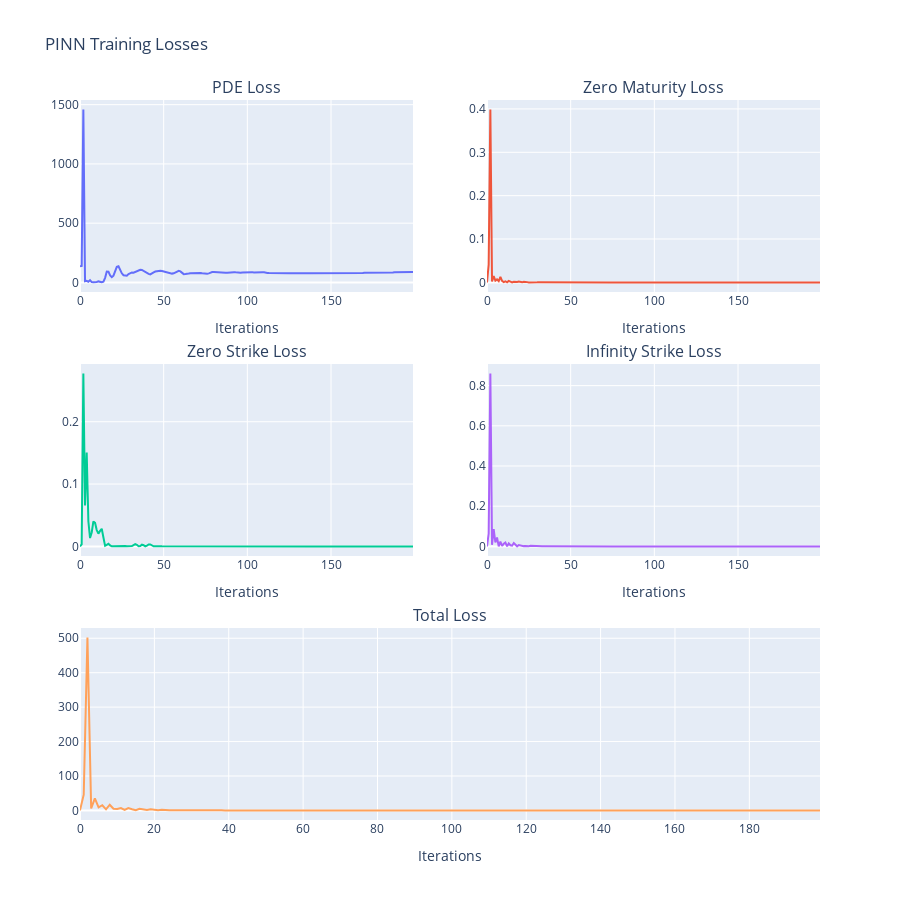

Source (notebook cell):
### Code cell
hidden_dim = 64
n_layers = 8
batch_size = 100
pde_loss_coefficient = 650.0 * 1e-7
maturity_zero_loss_coefficient = 800.0
strike_zero_loss_coefficient = 40.0
strike_infinity_loss_coefficient = 200.0
pre_train_learning_rate = 1e-3
fine_tune_learning_rate = 1e-2
pre_train_epochs = 200
fine_tune_epochs = 200
maturity_min = maturity_time_list.min()
maturity_max = maturity_time_list.max()
strike_min = strike_price_list.min()
strike_max = strike_price_list.max()
volatility_mean = np.mean(sampled_volatilities)
volatility_std = np.std(sampled_volatilities)
strike_infinity = 2.5
device = 'cpu'

# Initialize the DupirePINNTrainer class
pinn_trainer_ = DupirePINNTrainer(
    hidden_dim=hidden_dim,
    n_layers=n_layers,
    batch_size=batch_size,
    pde_loss_coefficient=pde_loss_coefficient,
    maturity_zero_loss_coefficient=maturity_zero_loss_coefficient,
    strike_zero_loss_coefficient=strike_zero_loss_coefficient,
    strike_infinity_loss_coefficient=strike_infinity_loss_coefficient,
    pre_train_learning_rate=pre_train_learning_rate,
    fine_tune_learning_rate=fine_tune_learning_rate,
    pre_train_epochs=pre_train_epochs,
    fine_tune_epochs=fine_tune_epochs,
    maturity_min=maturity_min,
    maturity_max=maturity_max,
    strike_min=strike_min,
    strike_max=strike_max,
    volatility_mean=volatility_mean,
    volatility_std=volatility_std,
    maturity_time_list=maturity_time_list,
    strike_price_list=strike_price_list,
    strike_std=strike_std,
    maturity_std=maturity_std,
    constant_volatility=constant_volatility,
    strike_infinity=strike_infinity,
    device=device
)

pinn_trainer_.load_model()

pinn_trainer_.fine_tune(
    sampled_surface_coefficients=fine_tune_surface_coefficients,
)

loss_history = pd.DataFrame(pinn_trainer_.fine_tune_loss_history)

# Create a subplot figure with 2x2 grid for individual losses, and a third row spanning the entire width for total loss
fig = make_subplots(
    rows=3, cols=2,
    subplot_titles=("PDE Loss", "Zero Maturity Loss", "Zero Strike Loss", "Infinity Strike Loss", "Total Loss"),
    specs=[[{'type': 'scatter'}, {'type': 'scatter'}],
           [{'type': 'scatter'}, {'type': 'scatter'}],
           [{'colspan': 2, 'type': 'scatter'}, None]],
    vertical_spacing=0.1,
    horizontal_spacing=0.1
)

# Add traces for individual losses
fig.add_trace(go.Scatter(x=loss_history.index, y=loss_history["PDE Loss"], mode="lines", name="PDE Loss"), row=1, col=1)
fig.add_trace(go.Scatter(x=loss_history.index, y=loss_history["Zero Maturity Loss"], mode="lines", name="Zero Maturity Loss"), row=1, col=2)
fig.add_trace(go.Scatter(x=loss_history.index, y=loss_history["Zero Strike Loss"], mode="lines", name="Zero Strike Loss"), row=2, col=1)
fig.add_trace(go.Scatter(x=loss_history.index, y=loss_history["Infinity Strike Loss"], mode="lines", name="Infinity Strike Loss"), row=2, col=2)

# Add a trace for the total loss spanning the entire third row
fig.add_trace(go.Scatter(x=loss_history.index, y=loss_history["Total Loss"], mode="lines", name="Total Loss"), row=3, col=1)

# Update the layout to include 'Iterations' as the x-axis name for each subplot
fig.update_xaxes(title_text="Iterations", row=1, col=1)
fig.update_xaxes(title_text="Iterations", row=1, col=2)
fig.update_xaxes(title_text="Iterations", row=2, col=1)
fig.update_xaxes(title_text="Iterations", row=2, col=2)
fig.update_xaxes(title_text="Iterations", row=3, col=1)  # The third row spans two columns

# Update the layout
fig.update_layout(height=900, width=900, title_text="PINN Training Losses", showlegend=False)

# Show the plot
fig.show()

### Figure 1 — Plotly figure (JSON) as saved in the notebook; plotly's stock layout.template omitted (floating-point values rounded to 4 significant figures; data arrays with more than 128 entries replaced by an {"elided": "..."} marker saying what was removed)
{"data": [{"mode": "lines", "name": "PDE Loss", "type": "scatter", "x": {"elided": "200 int values"}, "xaxis": "x", "y": {"elided": "200 float values"}, "yaxis": "y"}, {"mode": "lines", "name": "Zero Maturity Loss", "type": "scatter", "x": {"elided": "200 int values"}, "xaxis": "x2", "y": {"elided": "200 float values"}, "yaxis": "y2"}, {"mode": "lines", "name": "Zero Strike Loss", "type": "scatter", "x": {"elided": "200 int values"}, "xaxis": "x3", "y": {"elided": "200 float values"}, "yaxis": "y3"}, {"mode": "lines", "name": "Infinity Strike Loss", "type": "scatter", "x": {"elided": "200 int values"}, "xaxis": "x4", "y": {"elided": "200 float values"}, "yaxis": "y4"}, {"mode": "lines", "name": "Total Loss", "type": "scatter", "x": {"elided": "200 int values"}, "xaxis": "x5", "y": {"elided": "200 float values"}, "yaxis": "y5"}], "layout": {"annotations": [{"font": {"size": 16}, "showarrow": false, "text": "PDE Loss", "x": 0.225, "xanchor": "center", "xref": "paper", "y": 1, "yanchor": "bottom", "yref": "paper"}, {"font": {"size": 16}, "showarrow": false, "text": "Zero Maturity Loss", "x": 0.775, "xanchor": "center", "xref": "paper", "y": 1, "yanchor": "bottom", "yref": "paper"}, {"font": {"size": 16}, "showarrow": false, "text": "Zero Strike Loss", "x": 0.225, "xanchor": "center", "xref": "paper", "y": 0.6333, "yanchor": "bottom", "yref": "paper"}, {"font": {"size": 16}, "showarrow": false, "text": "Infinity Strike Loss", "x": 0.775, "xanchor": "center", "xref": "paper", "y": 0.6333, "yanchor": "bottom", "yref": "paper"}, {"font": {"size": 16}, "showarrow": false, "text": "Total Loss", "x": 0.5, "xanchor": "center", "xref": "paper", "y": 0.2667, "yanchor": "bottom", "yref": "paper"}], "height": 900, "showlegend": false, "title": {"text": "PINN Training Losses"}, "width": 900, "xaxis": {"anchor": "y", "domain": [0, 0.45], "title": {"text": "Iterations"}}, "xaxis2": {"anchor": "y2", "domain": [0.55, 1], "title": {"text": "Iterations"}}, "xaxis3": {"anchor": "y3", "domain": [0, 0.45], "title": {"text": "Iterations"}}, "xaxis4": {"anchor": "y4", "domain": [0.55, 1], "title": {"text": "Iterations"}}, "xaxis5": {"anchor": "y5", "domain": [0, 1], "title": {"text": "Iterations"}}, "yaxis": {"anchor": "x", "domain": [0.7333, 1]}, "yaxis2": {"anchor": "x2", "domain": [0.7333, 1]}, "yaxis3": {"anchor": "x3", "domain": [0.3667, 0.6333]}, "yaxis4": {"anchor": "x4", "domain": [0.3667, 0.6333]}, "yaxis5": {"anchor": "x5", "domain": [0, 0.2667]}}}
